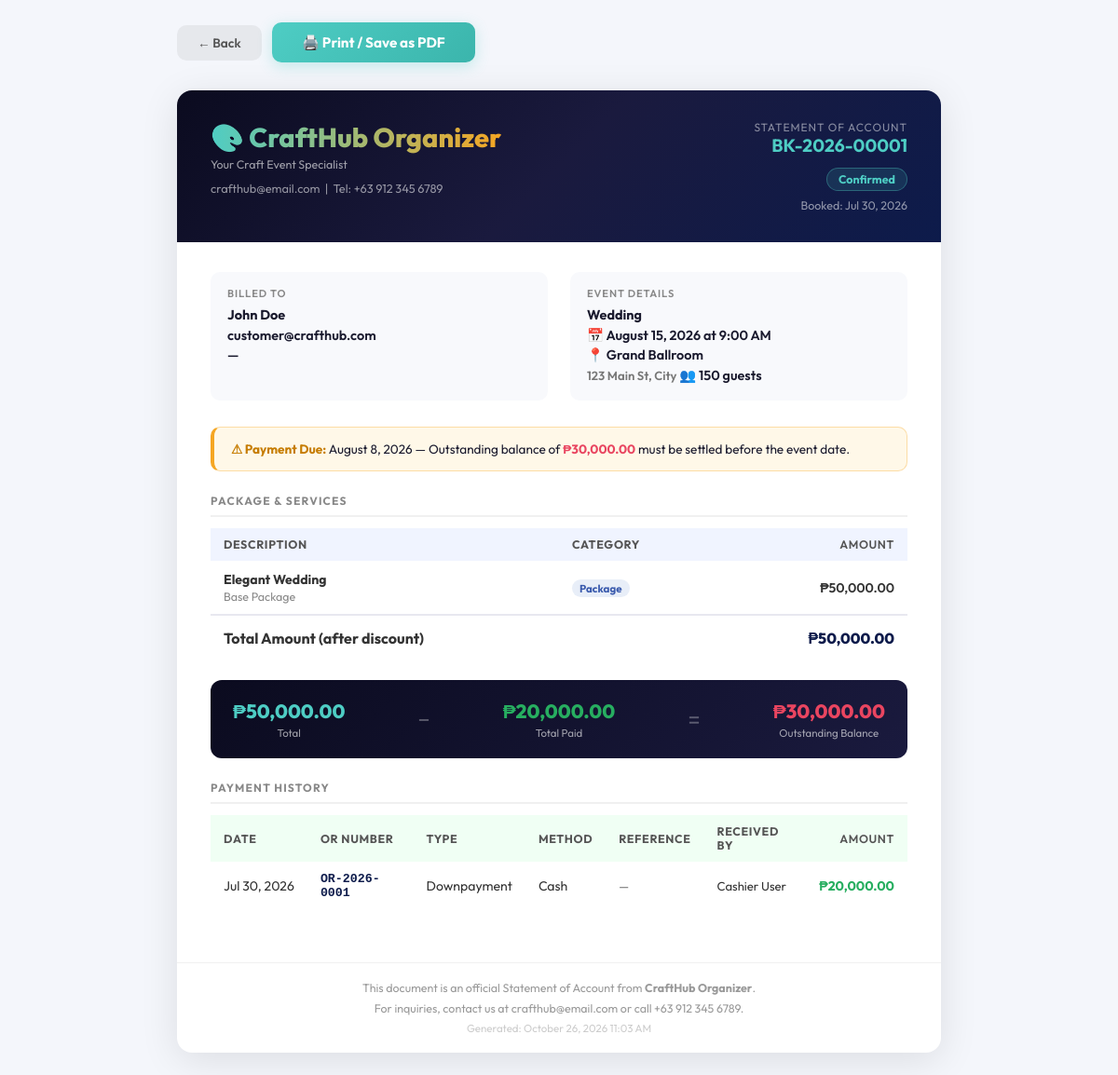
Page /invoice.php?id=1 (signed in) on the committed database.
### tables this page shows
CREATE TABLE IF NOT EXISTS bookings (
    booking_id INT AUTO_INCREMENT PRIMARY KEY,
    booking_reference VARCHAR(20) UNIQUE,
    customer_id INT NOT NULL,
    package_id INT NOT NULL,
    venue_id INT NULL,
    event_date DATE NOT NULL,
    payment_due_date DATE NULL,
    event_time TIME DEFAULT '09:00:00',
    event_type ENUM('Wedding','Birthday','Debut','Christening') NOT NULL DEFAULT 'Wedding',
    payment_plan ENUM('full','downpayment') NOT NULL DEFAULT 'full',
    guest_count SMALLINT UNSIGNED DEFAULT 1,                
    original_amount DECIMAL(10,2) NULL,
    discount_percent DECIMAL(5,2) NOT NULL DEFAULT 0.00,
    discount_amount DECIMAL(10,2) NOT NULL DEFAULT 0.00,
    downpayment_percent DECIMAL(5,2) NOT NULL DEFAULT 50.00,
    required_downpayment DECIMAL(10,2) NOT NULL DEFAULT 0.00,
    downpayment_amount DECIMAL(12,2) NOT NULL DEFAULT 0.00,
    total_amount DECIMAL(10,2) NOT NULL DEFAULT 0.00,
    amount_paid DECIMAL(10,2) NOT NULL DEFAULT 0.00,
    status ENUM('Pending','Confirmed','Paid','Completed','Cancelled') DEFAULT 'Pending',
    approved_at TIMESTAMP NULL DEFAULT NULL,
    approved_by INT NULL,
    notes TEXT,
    cancellation_reason TEXT NULL,
    created_at TIMESTAMP DEFAULT CURRENT_TIMESTAMP,
    FOREIGN KEY (customer_id) REFERENCES users(user_id) ON DELETE CASCADE,
    FOREIGN KEY (package_id) REFERENCES packages(package_id) ON DELETE CASCADE,
    FOREIGN KEY (venue_id) REFERENCES venues(venue_id) ON DELETE SET NULL,
    FOREIGN KEY (approved_by) REFERENCES users(user_id) ON DELETE SET NULL
);

CREATE TABLE IF NOT EXISTS users (
    user_id INT AUTO_INCREMENT PRIMARY KEY,
    first_name VARCHAR(20) NULL,
    middle_name VARCHAR(15) NULL,
    last_name VARCHAR(20) NULL,
    surname VARCHAR(20) NULL,
    name VARCHAR(65) NOT NULL,
    email VARCHAR(100) UNIQUE NOT NULL,
    password VARCHAR(255) NOT NULL,
    contact_no VARCHAR(11) NULL COMMENT '11-digit mobile number (09XXXXXXXXX)',
    gender VARCHAR(20) NULL,
    address TEXT,
    id_code VARCHAR(20) UNIQUE NULL,
    temp_password VARCHAR(255) NULL,
    login_email VARCHAR(191) NULL,
    business_name VARCHAR(100) NULL,
    event_type_interest VARCHAR(50) NULL,
    guest_count_est SMALLINT UNSIGNED NULL,
    profile_notes TEXT NULL,
    rejection_reason TEXT NULL,
    ip_address VARCHAR(45) NULL,                            
    role ENUM('customer','staff','cashier','admin') DEFAULT 'customer',
    security_question VARCHAR(255),
    security_answer_hash VARCHAR(255),
    status ENUM('active','inactive','pending_approval','rejected') DEFAULT 'active',
    created_at TIMESTAMP DEFAULT CURRENT_TIMESTAMP
);

CREATE TABLE IF NOT EXISTS venues (
    venue_id INT AUTO_INCREMENT PRIMARY KEY,
    venue_name VARCHAR(80) NOT NULL,
    capacity SMALLINT UNSIGNED NULL,                        
    location VARCHAR(150),
    availability_status ENUM('available','unavailable') DEFAULT 'available'
);

CREATE TABLE IF NOT EXISTS packages (
    package_id INT AUTO_INCREMENT PRIMARY KEY,
    package_name VARCHAR(80) NOT NULL,
    event_type ENUM('Wedding','Birthday','Debut','Christening') NOT NULL,
    base_price DECIMAL(10,2) NOT NULL,
    full_payment_discount_percent DECIMAL(5,2) NOT NULL DEFAULT 10.00,
    downpayment_discount_percent DECIMAL(5,2) NOT NULL DEFAULT 5.00,
    downpayment_percent DECIMAL(5,2) NOT NULL DEFAULT 50.00,
    max_slots TINYINT UNSIGNED NOT NULL DEFAULT 5,          
    description TEXT,
    image_url VARCHAR(500) NULL,
    status ENUM('active','inactive') DEFAULT 'active'
);

CREATE TABLE IF NOT EXISTS payments (
    payment_id INT AUTO_INCREMENT PRIMARY KEY,
    booking_id INT NOT NULL,
    cashier_id INT NOT NULL,
    amount_paid DECIMAL(10,2) NOT NULL,
    payment_type ENUM('downpayment','full','balance') NOT NULL DEFAULT 'full',
    payment_method VARCHAR(20) DEFAULT 'cash',
    reference_no VARCHAR(50),
    or_number VARCHAR(20) UNIQUE NOT NULL,
    notes TEXT,
    payment_date TIMESTAMP DEFAULT CURRENT_TIMESTAMP,
    FOREIGN KEY (booking_id) REFERENCES bookings(booking_id) ON DELETE CASCADE,
    FOREIGN KEY (cashier_id) REFERENCES users(user_id) ON DELETE CASCADE
);

### includes/functions.php (called while the page is built, shortened)
<?php
function getBookingRef(array $b): string {
    if (!empty($b['booking_reference'])) {
        return $b['booking_reference'];
    }
    $id = $b['booking_id'] ?? $b['id'] ?? 0;
    return 'BK-' . date('Y') . '-' . str_pad($id, 5, '0', STR_PAD_LEFT);
}
function formatDate(string $date): string {
    $ts = strtotime($date);
    return $ts !== false ? date('F j, Y', $ts) : '—';
}
function getBookingPaymentDueDate(array $booking): string {
    if (!empty($booking['event_date'])) {
        $eventTs   = strtotime($booking['event_date']);
        $createdTs = !empty($booking['created_at']) ? strtotime($booking['created_at']) : time();
        $dueTs     = strtotime('-7 days', $eventTs);
        return date('Y-m-d', $dueTs);
    }
    return date('Y-m-d', strtotime('+7 days'));
}

### invoice.php (the view, shortened to what this page needs)
<?php
require_once __DIR__ . '/includes/functions.php';
$db        = getDB();
$bookingId = (int)($_GET['id'] ?? 0);
$params = [$bookingId];
$ownerFilter = '';
$stmt = $db->prepare("
    SELECT b.*, b.booking_id AS id,
           COALESCE(b.payment_plan,'full')            AS payment_plan,
           COALESCE(b.discount_amount,0)              AS discount_amount,
           COALESCE(b.downpayment_amount,0)           AS downpayment_amount,
           u.name AS customer_name, u.email AS customer_email, u.contact_no AS customer_phone, u.address AS customer_address,
           p.package_name, p.base_price,
           v.venue_name, v.location AS venue_location, v.capacity AS venue_capacity
    FROM bookings b
    JOIN users u ON b.customer_id = u.user_id
    JOIN packages p ON b.package_id = p.package_id
    LEFT JOIN venues v ON b.venue_id = v.venue_id
    WHERE b.booking_id = ? {$ownerFilter}
");
$stmt->execute($params);
$booking = $stmt->fetch();
$payments = $db->prepare("
    SELECT py.*, c.name AS cashier_name
    FROM payments py
    LEFT JOIN users c ON py.cashier_id = c.user_id
    WHERE py.booking_id = ?
    ORDER BY py.payment_date ASC
");
$payments->execute([$bookingId]);
$payments = $payments->fetchAll();
$totalPaid = array_sum(array_column($payments, 'amount_paid'));
$balance   = max(0.0, (float)$booking['total_amount'] - $totalPaid);
$ref       = getBookingRef($booking);
$dueDate   = getBookingPaymentDueDate($booking);
?>
<!DOCTYPE html>
<html lang="en">
<head>
</head>
<body>
<div class="no-print" style="max-width:820px;margin:0 auto 16px;">
    <a href="javascript:history.back()" class="back-btn">
        ← Back
    </a>
    <button onclick="window.print()" class="print-btn" style="display:inline-block;margin:0;">
        🖨️ Print / Save as PDF
    </button>
</div>
<div class="invoice-wrapper">
    <div class="invoice-header">
        <div>
            <div class="brand-name">🎨 <?= APP_NAME ?></div>
            <div class="brand-tagline">Your Craft Event Specialist</div>
            <div style="margin-top:10px;font-size:0.8rem;color:rgba(255,255,255,0.55);">
                crafthub@email.com &nbsp;|&nbsp; Tel: +63 912 345 6789
            </div>
        </div>
        <div class="invoice-meta">
            <div style="font-size:0.75rem;color:rgba(255,255,255,0.5);text-transform:uppercase;letter-spacing:0.08em;">Statement of Account</div>
            <div class="invoice-ref"><?= htmlspecialchars($ref) ?></div>
            <div style="margin-top:6px;">
                <?php
                $statusColors = ['Pending'=>'#f5a623','Confirmed'=>'#4ecdc4','Paid'=>'#27ae60','Completed'=>'#27ae60','Cancelled'=>'#e94560'];
                $sColor = $statusColors[$booking['status']] ?? '#aaa';
                ?>
                <span class="status-badge" style="background:<?= $sColor ?>22;color:<?= $sColor ?>;border:1px solid <?= $sColor ?>55;">
                    <?= htmlspecialchars($booking['status']) ?>
                </span>
            </div>
            <div style="margin-top:8px;font-size:0.78rem;color:rgba(255,255,255,0.55);">
                Booked: <?= date('M j, Y', strtotime($booking['created_at'])) ?>
            </div>
        </div>
    </div>
    <div class="invoice-body">
        <div class="info-grid">
            <div class="info-box">
                <div class="info-label">Billed To</div>
                <div class="info-value">
                    <strong><?= htmlspecialchars($booking['customer_name']) ?></strong><br>
                    <?= htmlspecialchars($booking['customer_email']) ?><br>
                    <?= htmlspecialchars($booking['customer_phone'] ?? '—') ?><br>
                </div>
            </div>
            <div class="info-box">
                <div class="info-label">Event Details</div>
                <div class="info-value">
                    <strong><?= htmlspecialchars($booking['event_type']) ?></strong><br>
                    📅 <?= formatDate($booking['event_date']) ?> at <?= date('g:i A', strtotime($booking['event_time'] ?? '09:00:00')) ?><br>
                    <?php if ($booking['venue_name']): ?>
                    📍 <?= htmlspecialchars($booking['venue_name']) ?><br>
                    <span style="font-size:0.82rem;color:#777;"><?= htmlspecialchars($booking['venue_location'] ?? '') ?></span>
                    <?php endif; ?>
                    👥 <?= (int)($booking['guest_count'] ?? 0) ?> guests
                </div>
            </div>
        </div>
        <?php if ($balance > 0.01): ?>
        <div style="background:#fff8e8;border:1px solid #f5a62355;border-left:4px solid #f5a623;border-radius:10px;padding:14px 18px;margin-bottom:24px;font-size:0.85rem;">
            <strong style="color:#c67c00;">⚠ Payment Due:</strong>
            <?= date('F j, Y', strtotime($dueDate)) ?>
            — Outstanding balance of <strong style="color:#e94560;">₱<?= number_format($balance, 2) ?></strong> must be settled before the event date.
        </div>
        <?php endif; ?>
        <div class="section-title">Package & Services</div>
        <table>
            <thead>
                <tr>
                    <th style="width:50%;">Description</th>
                    <th>Category</th>
                    <th class="amount-right">Amount</th>
                </tr>
            </thead>
            <tbody>
                <tr>
                    <td>
                        <strong><?= htmlspecialchars($booking['package_name']) ?></strong>
                        <div style="font-size:0.78rem;color:#888;margin-top:2px;">Base Package</div>
                    </td>
                    <td><span style="background:#e8eef8;color:#3a5aad;padding:2px 8px;border-radius:20px;font-size:0.72rem;font-weight:700;">Package</span></td>
                    <td class="amount-right">₱<?= number_format((float)$booking['base_price'], 2) ?></td>
                </tr>
                <?php
                    $discTot    = (float)$booking['total_amount'];
                ?>
                <tr class="total-row">
                    <td colspan="2"><strong>Total Amount (after discount)</strong></td>
                    <td class="amount-right">₱<?= number_format($discTot, 2) ?></td>
                </tr>
            </tbody>
        </table>
        <div class="summary-box">
            <div class="summary-col">
                <div class="summary-num" style="color:#4ecdc4;">₱<?= number_format((float)$booking['total_amount'], 2) ?></div>
                <div class="summary-lbl">Total</div>
            </div>
            <div style="color:rgba(255,255,255,0.3);font-size:1.5rem;">−</div>
            <div class="summary-col">
                <div class="summary-num" style="color:#27ae60;">₱<?= number_format($totalPaid, 2) ?></div>
                <div class="summary-lbl">Total Paid</div>
            </div>
            <div style="color:rgba(255,255,255,0.3);font-size:1.5rem;">=</div>
            <div class="summary-col">
                <div class="summary-num" style="color:<?= $balance > 0 ? '#e94560' : '#27ae60' ?>;">
                    ₱<?= number_format($balance, 2) ?>
                </div>
                <div class="summary-lbl"><?= $balance > 0 ? 'Outstanding Balance' : '✅ Fully Paid' ?></div>
            </div>
        </div>
        <?php if (!empty($payments)): ?>
        <div class="section-title">Payment History</div>
        <table class="payment-table">
            <thead>
                <tr>
                    <th>Date</th>
                    <th>OR Number</th>
                    <th>Type</th>
                    <th>Method</th>
                    <th>Reference</th>
                    <th>Received By</th>
                    <th class="amount-right">Amount</th>
                </tr>
            </thead>
            <tbody>
                <?php foreach ($payments as $pay): ?>
                <tr>
                    <td style="white-space:nowrap;"><?= date('M j, Y', strtotime($pay['payment_date'])) ?></td>
                    <td style="font-family:monospace;font-size:0.83rem;font-weight:700;color:#0d1b4b;"><?= htmlspecialchars($pay['or_number']) ?></td>
                    <td><?= ucfirst($pay['payment_type']) ?></td>
                    <td><?= ucwords(str_replace('_',' ',$pay['payment_method'] ?? 'Cash')) ?></td>
                    <td style="font-size:0.8rem;color:#666;"><?= htmlspecialchars($pay['reference_no'] ?? '—') ?></td>
                    <td style="font-size:0.82rem;"><?= htmlspecialchars($pay['cashier_name'] ?? 'Staff') ?></td>
                    <td class="amount-right" style="color:#27ae60;font-weight:700;">₱<?= number_format($pay['amount_paid'], 2) ?></td>
                </tr>
                <?php endforeach; ?>
            </tbody>
        </table>
        <?php endif; ?>
    </div>
    <div class="footer-note">
        This document is an official Statement of Account from <strong><?= APP_NAME ?></strong>.<br>
        For inquiries, contact us at crafthub@email.com or call +63 912 345 6789.<br>
        <span style="font-size:0.72rem;color:#ccc;">Generated: <?= date('F j, Y g:i A') ?></span>
    </div>
</div>
</body>
</html>

### rows in the picture
bookings: booking_reference "BK-2026-00001", status "Confirmed", created_at "Jul 30, 2026", customer.name "John Doe", customer.email "customer@crafthub.com", customer.contact_no "—", event_type "Wedding", event_date "August 15, 2026", event_time "9:00 AM", venue.venue_name "Grand Ballroom", venue.location "123 Main St, City", guest_count "150", event_date "August 8, 2026", total_amount "30,000.00", package.package_name "Elegant Wedding", package.base_price "50,000.00", total_amount "50,000.00"
payments: payment_date "Jul 30, 2026", or_number "OR-2026-0001", payment_type "Downpayment", payment_method "Cash", reference_no "—", cashier.name "Cashier User", amount_paid "20,000.00"

### other values in the picture
APP_NAME "CraftHub Organizer"
$totalPaid "20,000.00"
